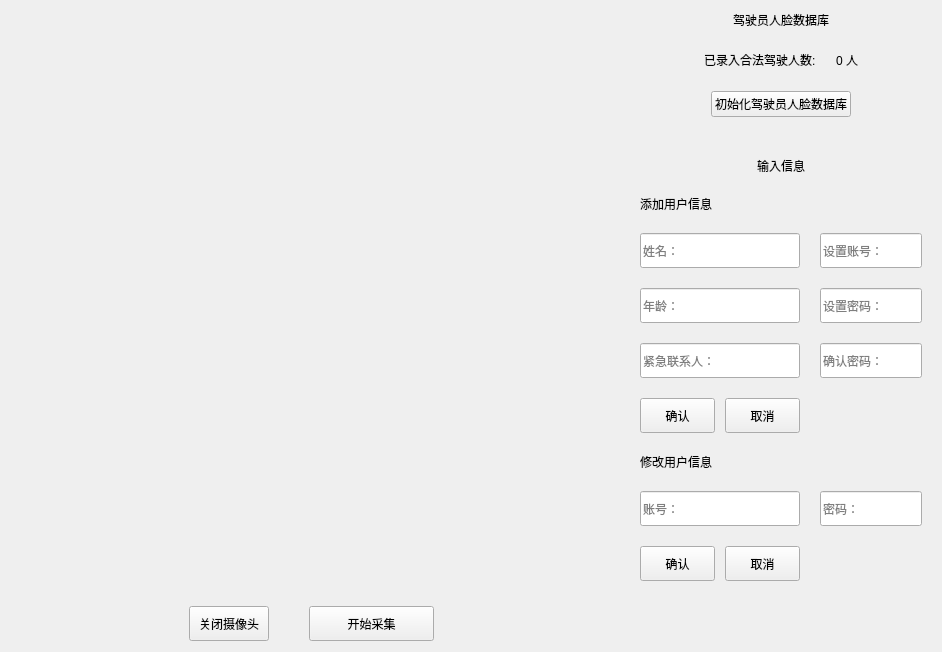
<?xml version="1.0" encoding="UTF-8"?>
<ui version="4.0">
 <class>FaceInput</class>
 <widget class="QWidget" name="FaceInput">
  <property name="geometry">
   <rect>
    <x>0</x>
    <y>0</y>
    <width>942</width>
    <height>652</height>
   </rect>
  </property>
  <property name="windowTitle">
   <string>Form</string>
  </property>
  <layout class="QHBoxLayout" name="horizontalLayout_2" stretch="2,1">
   <property name="spacing">
    <number>20</number>
   </property>
   <item>
    <layout class="QVBoxLayout" name="verticalLayout">
     <item>
      <widget class="QWidget" name="widget" native="true">
       <property name="sizePolicy">
        <sizepolicy hsizetype="Preferred" vsizetype="Expanding">
         <horstretch>0</horstretch>
         <verstretch>0</verstretch>
        </sizepolicy>
       </property>
      </widget>
     </item>
     <item>
      <layout class="QHBoxLayout" name="horizontalLayout">
       <property name="spacing">
        <number>40</number>
       </property>
       <item>
        <spacer name="horizontalSpacer_2">
         <property name="orientation">
          <enum>Qt::Horizontal</enum>
         </property>
         <property name="sizeHint" stdset="0">
          <size>
           <width>40</width>
           <height>20</height>
          </size>
         </property>
        </spacer>
       </item>
       <item>
        <widget class="QPushButton" name="pushButton">
         <property name="maximumSize">
          <size>
           <width>125</width>
           <height>35</height>
          </size>
         </property>
         <property name="text">
          <string>关闭摄像头</string>
         </property>
         <property name="icon">
          <iconset resource="resource.qrc">
           <normaloff>:/icon/images/camera_off.png</normaloff>:/icon/images/camera_off.png</iconset>
         </property>
        </widget>
       </item>
       <item alignment="Qt::AlignHCenter|Qt::AlignBottom">
        <widget class="QPushButton" name="pushButton_2">
         <property name="minimumSize">
          <size>
           <width>125</width>
           <height>35</height>
          </size>
         </property>
         <property name="text">
          <string>开始采集</string>
         </property>
        </widget>
       </item>
       <item>
        <spacer name="horizontalSpacer">
         <property name="orientation">
          <enum>Qt::Horizontal</enum>
         </property>
         <property name="sizeHint" stdset="0">
          <size>
           <width>40</width>
           <height>20</height>
          </size>
         </property>
        </spacer>
       </item>
      </layout>
     </item>
    </layout>
   </item>
   <item>
    <layout class="QVBoxLayout" name="verticalLayout_4">
     <property name="spacing">
      <number>20</number>
     </property>
     <item>
      <layout class="QVBoxLayout" name="verticalLayout_2">
       <property name="spacing">
        <number>0</number>
       </property>
       <item alignment="Qt::AlignHCenter|Qt::AlignTop">
        <widget class="QLabel" name="label">
         <property name="text">
          <string>驾驶员人脸数据库</string>
         </property>
        </widget>
       </item>
       <item>
        <widget class="QWidget" name="widget_2" native="true">
         <property name="sizePolicy">
          <sizepolicy hsizetype="Preferred" vsizetype="Expanding">
           <horstretch>0</horstretch>
           <verstretch>0</verstretch>
          </sizepolicy>
         </property>
         <layout class="QVBoxLayout" name="verticalLayout_5">
          <property name="spacing">
           <number>20</number>
          </property>
          <property name="topMargin">
           <number>20</number>
          </property>
          <property name="bottomMargin">
           <number>20</number>
          </property>
          <item>
           <layout class="QHBoxLayout" name="horizontalLayout_3">
            <item>
             <spacer name="horizontalSpacer_4">
              <property name="orientation">
               <enum>Qt::Horizontal</enum>
              </property>
              <property name="sizeHint" stdset="0">
               <size>
                <width>40</width>
                <height>20</height>
               </size>
              </property>
             </spacer>
            </item>
            <item alignment="Qt::AlignHCenter|Qt::AlignVCenter">
             <widget class="QLabel" name="label_3">
              <property name="text">
               <string>已录入合法驾驶人数:</string>
              </property>
             </widget>
            </item>
            <item alignment="Qt::AlignVCenter">
             <widget class="QLabel" name="label_4">
              <property name="text">
               <string>0 人</string>
              </property>
             </widget>
            </item>
            <item>
             <spacer name="horizontalSpacer_3">
              <property name="orientation">
               <enum>Qt::Horizontal</enum>
              </property>
              <property name="sizeHint" stdset="0">
               <size>
                <width>40</width>
                <height>20</height>
               </size>
              </property>
             </spacer>
            </item>
           </layout>
          </item>
          <item alignment="Qt::AlignHCenter">
           <widget class="QPushButton" name="pushButton_3">
            <property name="maximumSize">
             <size>
              <width>225</width>
              <height>35</height>
             </size>
            </property>
            <property name="text">
             <string>初始化驾驶员人脸数据库</string>
            </property>
           </widget>
          </item>
         </layout>
        </widget>
       </item>
      </layout>
     </item>
     <item>
      <layout class="QVBoxLayout" name="verticalLayout_3">
       <property name="spacing">
        <number>0</number>
       </property>
       <item alignment="Qt::AlignHCenter|Qt::AlignTop">
        <widget class="QLabel" name="label_2">
         <property name="text">
          <string>输入信息</string>
         </property>
        </widget>
       </item>
       <item>
        <widget class="QWidget" name="widget_3" native="true">
         <property name="sizePolicy">
          <sizepolicy hsizetype="Preferred" vsizetype="Expanding">
           <horstretch>0</horstretch>
           <verstretch>0</verstretch>
          </sizepolicy>
         </property>
         <layout class="QVBoxLayout" name="verticalLayout_6">
          <property name="spacing">
           <number>20</number>
          </property>
          <property name="topMargin">
           <number>20</number>
          </property>
          <property name="bottomMargin">
           <number>20</number>
          </property>
          <item>
           <layout class="QGridLayout" name="gridLayout" columnstretch="1,1">
            <property name="verticalSpacing">
             <number>20</number>
            </property>
            <item row="0" column="0">
             <widget class="QLabel" name="label_5">
              <property name="text">
               <string>添加用户信息</string>
              </property>
             </widget>
            </item>
            <item row="1" column="0">
             <widget class="QLineEdit" name="lineEdit">
              <property name="minimumSize">
               <size>
                <width>0</width>
                <height>35</height>
               </size>
              </property>
              <property name="inputMask">
               <string/>
              </property>
              <property name="placeholderText">
               <string>姓名：</string>
              </property>
             </widget>
            </item>
            <item row="1" column="1">
             <widget class="QLineEdit" name="lineEdit_4">
              <property name="minimumSize">
               <size>
                <width>0</width>
                <height>35</height>
               </size>
              </property>
              <property name="inputMask">
               <string/>
              </property>
              <property name="placeholderText">
               <string>设置账号：</string>
              </property>
             </widget>
            </item>
            <item row="2" column="0">
             <widget class="QLineEdit" name="lineEdit_2">
              <property name="minimumSize">
               <size>
                <width>0</width>
                <height>35</height>
               </size>
              </property>
              <property name="styleSheet">
               <string notr="true"/>
              </property>
              <property name="placeholderText">
               <string>年龄：</string>
              </property>
             </widget>
            </item>
            <item row="2" column="1">
             <widget class="QLineEdit" name="lineEdit_3">
              <property name="minimumSize">
               <size>
                <width>0</width>
                <height>35</height>
               </size>
              </property>
              <property name="placeholderText">
               <string>设置密码：</string>
              </property>
             </widget>
            </item>
            <item row="3" column="0">
             <widget class="QLineEdit" name="lineEdit_5">
              <property name="minimumSize">
               <size>
                <width>0</width>
                <height>35</height>
               </size>
              </property>
              <property name="placeholderText">
               <string>紧急联系人：</string>
              </property>
             </widget>
            </item>
            <item row="3" column="1">
             <widget class="QLineEdit" name="lineEdit_6">
              <property name="minimumSize">
               <size>
                <width>0</width>
                <height>35</height>
               </size>
              </property>
              <property name="placeholderText">
               <string>确认密码：</string>
              </property>
             </widget>
            </item>
            <item row="4" column="0">
             <layout class="QHBoxLayout" name="horizontalLayout_6">
              <property name="spacing">
               <number>10</number>
              </property>
              <item>
               <widget class="QPushButton" name="pushButton_4">
                <property name="minimumSize">
                 <size>
                  <width>75</width>
                  <height>35</height>
                 </size>
                </property>
                <property name="text">
                 <string>确认</string>
                </property>
               </widget>
              </item>
              <item>
               <widget class="QPushButton" name="pushButton_5">
                <property name="minimumSize">
                 <size>
                  <width>75</width>
                  <height>35</height>
                 </size>
                </property>
                <property name="text">
                 <string>取消</string>
                </property>
               </widget>
              </item>
             </layout>
            </item>
           </layout>
          </item>
          <item>
           <layout class="QGridLayout" name="gridLayout_2" columnstretch="1,1">
            <property name="verticalSpacing">
             <number>20</number>
            </property>
            <item row="1" column="0">
             <widget class="QLineEdit" name="lineEdit_7">
              <property name="minimumSize">
               <size>
                <width>0</width>
                <height>35</height>
               </size>
              </property>
              <property name="placeholderText">
               <string>账号：</string>
              </property>
             </widget>
            </item>
            <item row="0" column="0" alignment="Qt::AlignVCenter">
             <widget class="QLabel" name="label_6">
              <property name="text">
               <string>修改用户信息</string>
              </property>
             </widget>
            </item>
            <item row="1" column="1">
             <widget class="QLineEdit" name="lineEdit_8">
              <property name="minimumSize">
               <size>
                <width>0</width>
                <height>35</height>
               </size>
              </property>
              <property name="placeholderText">
               <string>密码：</string>
              </property>
             </widget>
            </item>
            <item row="2" column="0">
             <layout class="QHBoxLayout" name="horizontalLayout_5">
              <property name="spacing">
               <number>10</number>
              </property>
              <item>
               <widget class="QPushButton" name="pushButton_6">
                <property name="minimumSize">
                 <size>
                  <width>75</width>
                  <height>35</height>
                 </size>
                </property>
                <property name="text">
                 <string>确认</string>
                </property>
               </widget>
              </item>
              <item>
               <widget class="QPushButton" name="pushButton_7">
                <property name="minimumSize">
                 <size>
                  <width>75</width>
                  <height>35</height>
                 </size>
                </property>
                <property name="text">
                 <string>取消</string>
                </property>
               </widget>
              </item>
             </layout>
            </item>
           </layout>
          </item>
          <item>
           <spacer name="verticalSpacer">
            <property name="orientation">
             <enum>Qt::Vertical</enum>
            </property>
            <property name="sizeHint" stdset="0">
             <size>
              <width>20</width>
              <height>40</height>
             </size>
            </property>
           </spacer>
          </item>
         </layout>
        </widget>
       </item>
      </layout>
     </item>
    </layout>
   </item>
  </layout>
 </widget>
 <resources>
  <include location="resource.qrc"/>
 </resources>
 <connections/>
</ui>
